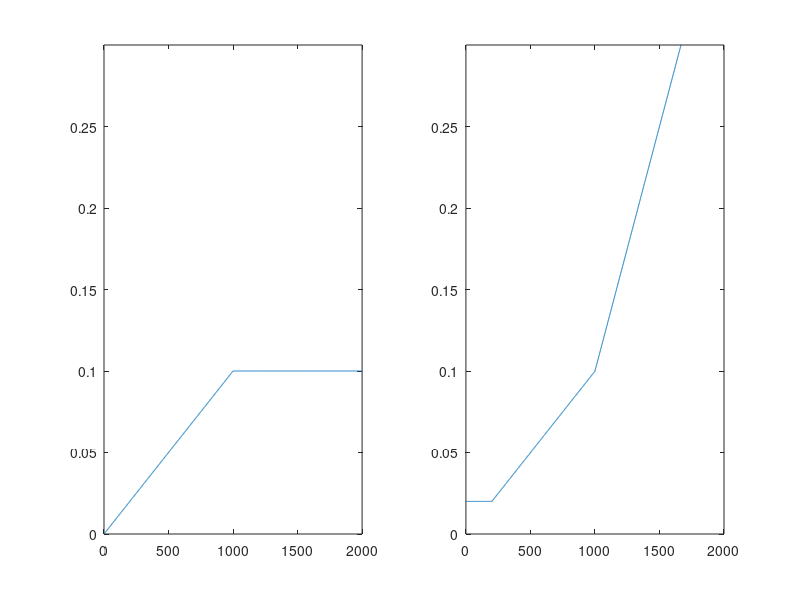

Source code (MATLAB):
clc
clear all
close all

VA1 = 0;
choque_V2_A = 0;
choque_V2_B = 0;
e = 0.2;

PAy = 0;
PBy = 0.02;
distancia = 0.1;

PAy_vel_1 = 30;
PAy_Fuerza = 1000;
Masa_A = 10;

PBy_vel_2 = 0;
Masa_B = .1;

contacto_AB = 0;
contacto_AB_anterior = 0;

sum_Fuerza = 0;
dt = 0.0001;

v_PA = zeros(1, 2000);
v_PB = zeros(1, 2000);

B_mover = false;

for i = 1 : 2000
    if(PAy >= PBy)
       contacto_AB = 1; 
    end
    
    if(contacto_AB == 1 && contacto_AB_anterior == 0)
        VA1 = PAy_vel_1;
        B_mover = true;
    end
    
    if(PBy >= distancia)
        B_mover = false;
    end
  
    if(B_mover == true)
        PBy = PAy;
        sum_Fuerza = sum_Fuerza + PAy_Fuerza*dt;
    end
    
    if(PAy >= distancia)
       PBy = PBy + dt*3; 
    end
    
    if(PAy <= distancia)
        PAy = PAy + dt;
    end
    
    v_PA(i) = PAy;
    v_PB(i) = PBy;
    
    contacto_AB_anterior = contacto_AB;
    PAy_vel_1 = PAy_vel_1 + 100*dt;
end

R1 = Masa_A*VA1 + sum_Fuerza;
R2 = e * VA1;
Detg = - Masa_A - Masa_B;
DetVB2 = R2 * Masa_B - R1;
DetVA2 = - (R1 + Masa_A*R2);
VB2 = DetVB2 / Detg;
VA2 = DetVA2 / Detg;

subplot(1, 2, 1)
plot(v_PA)
ylim([0 0.3])

subplot(1, 2, 2)
plot(v_PB)
ylim([0 0.3])

% choque de masas
% e = 0.5;
% Masa_A = 10;
% Masa_B = .1;
% 
% VA1 = 20;
% 
% sum_Fuerza = 100;
% 
% R1 = Masa_A*VA1 + sum_Fuerza;
% R2 = e * VA1;
% Detg = - Masa_A - Masa_B;
% DetVB2 = R2 * Masa_B - R1;
% DetVA2 = - (R1 + Masa_A*R2);
% VB2 = DetVB2 / Detg;
% VA2 = DetVA2 / Detg;